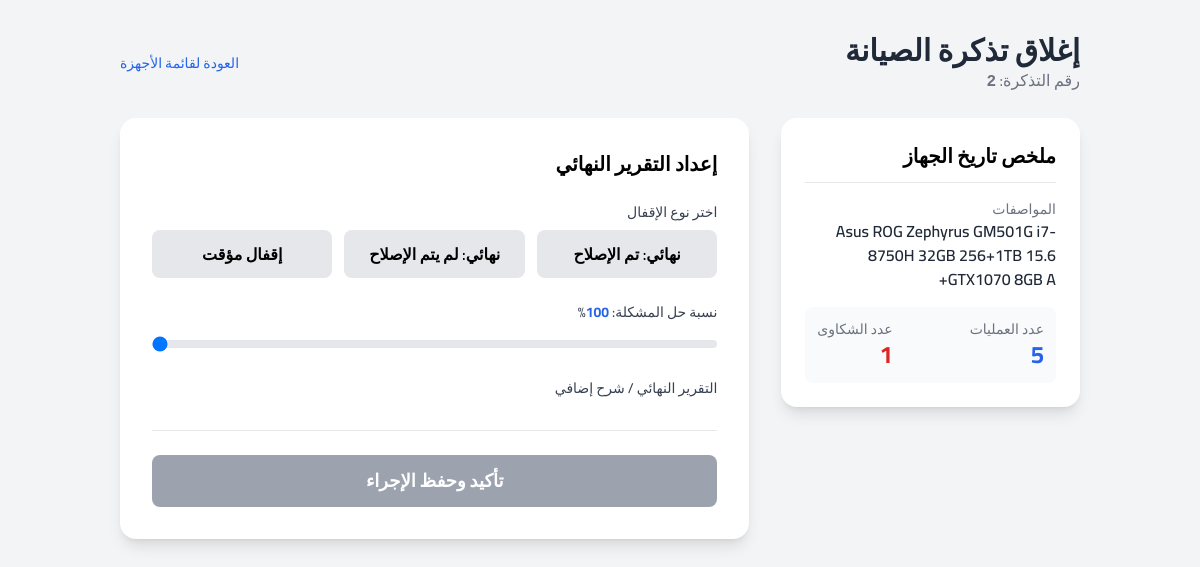
Screenshot of /locks.php?laptop_id=2 (signed in) with the database file from the repository.
### tables this page shows
CREATE TABLE `broken_laptops` (
  `laptop_id` int(250) NOT NULL,
  `employee_name` varchar(150) DEFAULT NULL,
  `item_number` varchar(100) DEFAULT NULL,
  `category_id` int(11) NOT NULL,
  `device_category_number` varchar(100) DEFAULT NULL,
  `serial_number` varchar(100) DEFAULT NULL,
  `specs` text DEFAULT NULL,
  `specs_difference` text DEFAULT NULL,
  `with_charger` tinyint(1) DEFAULT 0,
  `problems_count` int(11) DEFAULT 0,
  `branch_name` varchar(100) DEFAULT NULL,
  `warehouse_id` int(11) DEFAULT NULL,
  `problem_details` text DEFAULT NULL,
  `entered_by_user_id` int(11) DEFAULT NULL,
  `assigned_user_id` int(11) DEFAULT NULL,
  `problem_type` varchar(100) DEFAULT NULL,
  `problem_nature` varchar(100) DEFAULT NULL,
  `transfer_ref` varchar(100) DEFAULT NULL,
  `status` varchar(50) DEFAULT NULL,
  `repeat_problem_count` int(11) DEFAULT 0,
  `ticket_number` varchar(32) DEFAULT NULL,
  `creation_date` timestamp NOT NULL DEFAULT current_timestamp()
);

### locks.php (the view, shortened to what this page needs)
<?php
require 'db.php';
$laptop_id = $_GET['laptop_id'] ?? 0;
$stmt = $pdo->prepare("SELECT * FROM broken_laptops WHERE laptop_id = ?");
$stmt->execute([$laptop_id]);
$laptop = $stmt->fetch(PDO::FETCH_ASSOC);
$operations_count = $pdo->prepare("SELECT COUNT(*) FROM operations WHERE laptop_id = ?");
$operations_count->execute([$laptop_id]);
$op_count = $operations_count->fetchColumn();
$complaints_count = $pdo->prepare("SELECT COUNT(*) FROM complaints WHERE laptop_id = ?");
$complaints_count->execute([$laptop_id]);
$comp_count = $complaints_count->fetchColumn();
?>
<!DOCTYPE html>
<html lang="ar" dir="rtl">
<head>
    <script src="https://cdn.tailwindcss.com"></script>
    <link href="https://cdn.quilljs.com/1.3.6/quill.snow.css" rel="stylesheet">
</head>
<body class="bg-gray-100">
<div class="container mx-auto p-4 sm:p-6 lg:p-8" x-data="lockForm()">
    <div class="flex justify-between items-center mb-6">
        <div>
            <h1 class="text-3xl font-bold text-gray-800">إغلاق تذكرة الصيانة</h1>
            <p class="text-gray-500">رقم التذكرة: <span class="font-semibold font-mono"><?= htmlspecialchars($laptop['laptop_id']) ?></span></p>
        </div>
        <a href="broken_laptops.php" class="text-sm text-blue-600 hover:underline">العودة لقائمة الأجهزة</a>
    </div>
    <div class="grid grid-cols-1 lg:grid-cols-3 gap-8">
        <div class="lg:col-span-1 bg-white p-6 rounded-2xl shadow-lg h-fit">
            <h2 class="text-xl font-bold mb-4 border-b pb-3">ملخص تاريخ الجهاز</h2>
            <div class="space-y-4">
                <div>
                    <p class="text-sm text-gray-500">المواصفات</p>
                    <p class="font-semibold text-gray-800"><?= htmlspecialchars($laptop['specs'] ?: 'غير محدد') ?></p>
                </div>
                <div class="flex justify-between items-center bg-gray-50 p-3 rounded-lg">
                    <div><p class="text-sm text-gray-500">عدد العمليات</p><p class="font-bold text-2xl text-blue-600"><?= $op_count ?></p></div>
                    <div><p class="text-sm text-gray-500">عدد الشكاوى</p><p class="font-bold text-2xl text-red-600"><?= $comp_count ?></p></div>
                </div>
            </div>
        </div>
        <div class="lg:col-span-2">
            <form @submit.prevent="submitLockForm" class="bg-white p-6 sm:p-8 rounded-2xl shadow-lg">
                <h2 class="text-xl font-bold mb-6">إعداد التقرير النهائي</h2>
                <div class="space-y-6">
                    <div>
                        <label class="block text-sm font-medium text-gray-700 mb-2">اختر نوع الإقفال</label>
                        <div class="grid grid-cols-1 sm:grid-cols-3 gap-3">
                            <button type="button" @click="setLockType('repaired')" :class="{'bg-green-600 text-white': formData.final_status === 'جاهز للبيع', 'bg-gray-200 hover:bg-gray-300': formData.final_status !== 'جاهز للبيع'}" class="w-full p-3 rounded-lg font-semibold transition">نهائي: تم الإصلاح</button>
                            <button type="button" @click="setLockType('not_repaired')" :class="{'bg-red-600 text-white': formData.final_status === 'لم يتم الإصلاح', 'bg-gray-200 hover:bg-gray-300': formData.final_status !== 'لم يتم الإصلاح'}" class="w-full p-3 rounded-lg font-semibold transition">نهائي: لم يتم الإصلاح</button>
                            <button type="button" @click="setLockType('pending_parts')" :class="{'bg-yellow-500 text-white': formData.lock_type === 'مؤقت', 'bg-gray-200 hover:bg-gray-300': formData.lock_type !== 'مؤقت'}" class="w-full p-3 rounded-lg font-semibold transition">إقفال مؤقت</button>
                        </div>
                    </div>
                    <div>
                        <label for="solution_percentage" class="block text-sm font-medium text-gray-700 mb-2">نسبة حل المشكلة: <span x-text="formData.solution_percentage" class="font-bold text-blue-600"></span>%</label>
                        <input type="range" id="solution_percentage" x-model="formData.solution_percentage" min="0" max="100" class="w-full h-2 bg-gray-200 rounded-lg appearance-none cursor-pointer">
                    </div>
                    <div>
                        <label class="block text-sm font-medium text-gray-700 mb-2">التقرير النهائي / شرح إضافي</label>
                    </div>
                </div>
                <div class="mt-8 pt-6 border-t">
                    <button type="submit" class="w-full px-8 py-3 bg-green-600 text-white font-bold text-lg rounded-lg hover:bg-green-700 flex items-center justify-center gap-2 disabled:bg-gray-400" :disabled="isSubmitting || !formData.lock_type">
                        <span x-show="!isSubmitting">تأكيد وحفظ الإجراء</span>
                    </button>
                </div>
            </form>
        </div>
    </div>
</body>
</html>

### locks.php (style rules this page uses)
body { font-family: 'Cairo', sans-serif; }

### rows the page displays
broken_laptops: laptop_id "2", specs "Asus ROG Zephyrus GM501G i7-8750H 32GB 256+1TB 15.6 GTX1070 8GB A+"

### other values shown
$op_count "5"
$comp_count "1"
